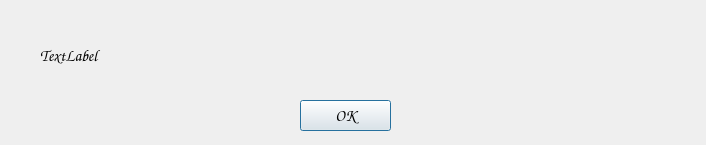
<?xml version="1.0" encoding="UTF-8"?>
<ui version="4.0">
 <class>Dialog</class>
 <widget class="QDialog" name="Dialog">
  <property name="geometry">
   <rect>
    <x>0</x>
    <y>0</y>
    <width>706</width>
    <height>145</height>
   </rect>
  </property>
  <property name="font">
   <font>
    <pointsize>12</pointsize>
   </font>
  </property>
  <property name="windowTitle">
   <string>Dialog</string>
  </property>
  <widget class="QPushButton" name="ok_btn">
   <property name="geometry">
    <rect>
     <x>300</x>
     <y>100</y>
     <width>91</width>
     <height>31</height>
    </rect>
   </property>
   <property name="font">
    <font>
     <family>Comic Sans MS</family>
     <pointsize>12</pointsize>
    </font>
   </property>
   <property name="text">
    <string>OK</string>
   </property>
   <property name="default">
    <bool>true</bool>
   </property>
   <property name="flat">
    <bool>false</bool>
   </property>
  </widget>
  <widget class="QLabel" name="info_label">
   <property name="geometry">
    <rect>
     <x>40</x>
     <y>40</y>
     <width>611</width>
     <height>31</height>
    </rect>
   </property>
   <property name="font">
    <font>
     <family>Comic Sans MS</family>
     <pointsize>12</pointsize>
    </font>
   </property>
   <property name="text">
    <string>TextLabel</string>
   </property>
  </widget>
 </widget>
 <resources/>
 <connections/>
</ui>
